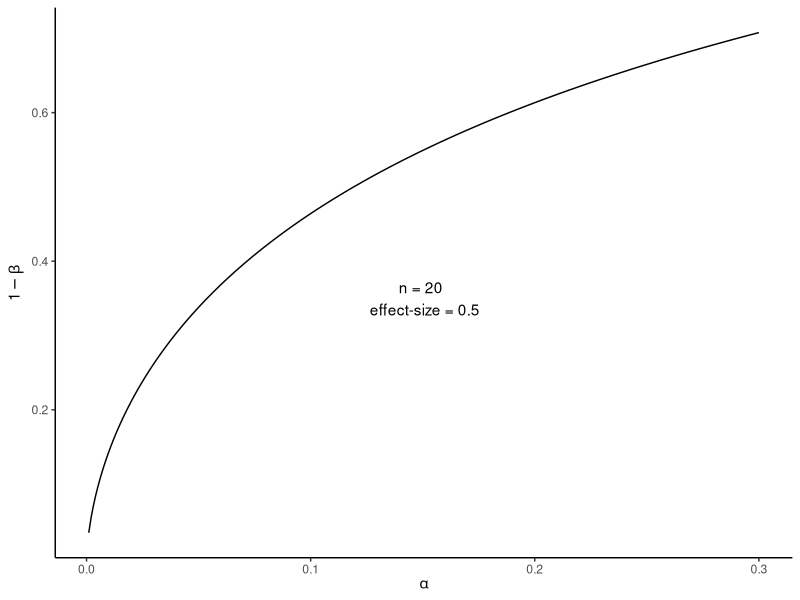
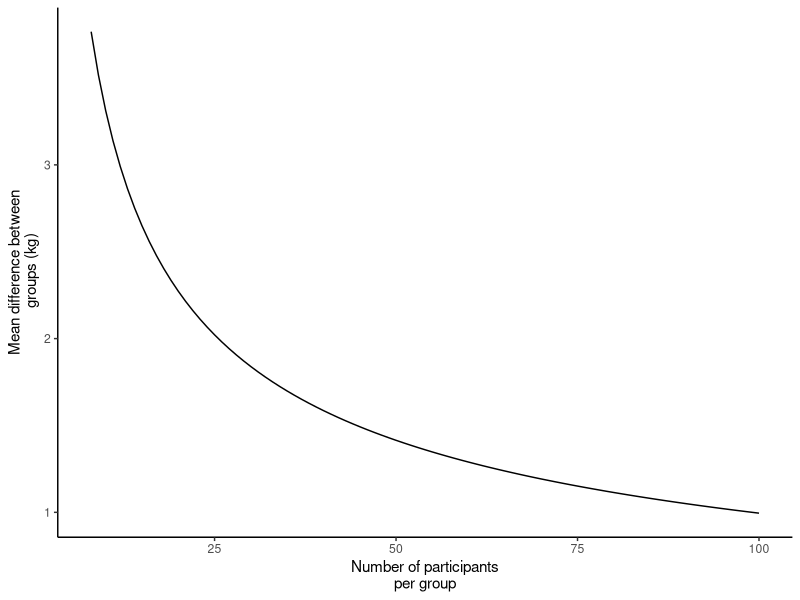

Write R code to recreate these figures, in order. (Note: this script raises an error after producing the figures.)
## ---- chunk 1
knitr::opts_chunk$set(echo = FALSE, warning = FALSE, message = FALSE)
## ---- chunk 2
options(tinytex.verbose = TRUE)
## ---- chunk 3
library(pwr); library(tidyverse)

results <- data.frame(sig.level = seq(from = 0.001, to = 0.3, by = 0.001), 
                      power = NA)


for(i in 1:nrow(results)) {
        
        pt <- pwr.t.test(n = 20, d = 0.5, 
                         sig.level = results[i,1], type = "two.sample", 
                         alternative = "two.sided")
        
        results[i,2] <- pt$power
       
}

results %>%
        ggplot(aes(sig.level, power)) + geom_line() + 
        xlab(expression(alpha)) + 
        ylab(expression(1-beta)) +
        theme_classic() + 
        annotate("text", x = 0.15, y = 0.35, label = "n = 20 \n effect-size = 0.5")
## ---- chunk 4
power <- pwr.t.test(d = 0.4, power = 0.8,
                         sig.level = 0.05, type = "two.sample", 
                         alternative = "two.sided")



## ---- chunk 5

results <- data.frame(n = seq(from =8, to = 100, by = 1), 
                      d = NA)


for(i in 1:nrow(results)) {
        
        pt <- pwr.t.test(n = results[i,1], power = 0.8, 
                         sig.level = 0.05, type = "two.sample", 
                         alternative = "two.sided")
        
        results[i,2] <- pt$d
        

}



results %>%
        mutate(kg = d*2.5) %>%
        ggplot(aes(n, kg)) + geom_line() + 
        xlab("Number of participants\nper group") +
        ylab("Mean difference between\n groups (kg)") + 
        theme_classic()

## ---- chunk 6
knitr::include_graphics("img/weightgain.jpg")

## ---- chunk 7
df <- data.frame(m = c(2, 1.8), error = c(1.9, 2.3), Study = c("A", "B"))
df %>%
        ggplot(aes(m , Study, fill = Study)) + 
        
        geom_errorbarh(aes(xmin = m-error, xmax = m+error), height = 0.2) +
        geom_point(size = 3, shape = 21) + 
        xlab("Effect") + ylab("Study")+
        annotate("text", x=1, y=1.3, label= paste("p-value", "==0.03"), parse = TRUE) +
        annotate("text", x=1, y=2.3, label= paste("p-value", "==0.13"), parse = TRUE) +
        theme_classic()
